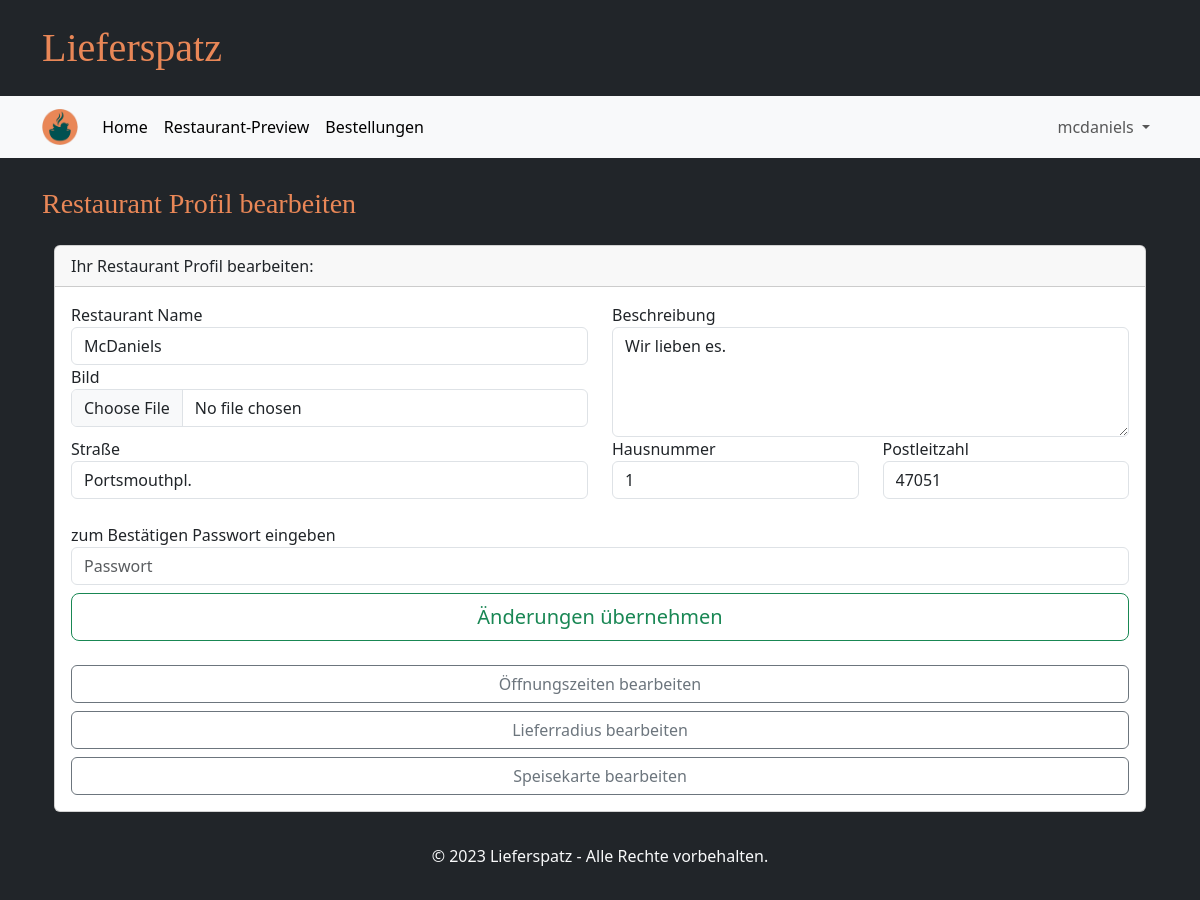
/edit_restaurant (signed in), run on the app's committed database.
### tables this page shows
CREATE TABLE GeschaeftsAccount(
            Username TEXT PRIMARY KEY NOT NULL,
            Passwort TEXT NOT NULL,
            Restaurantname TEXT NOT NULL,
            Beschreibung TEST NOT NULL,
            Strasse TEXT NOT NULL,
            Hausnummer INTEGER NOT NULL,
            Plz INTEGER NOT NULL
        );

### main.py (the view, shortened to what this page needs)
@app.route("/edit_restaurant", methods=["GET", "POST"])
def edit_restaurant_page():
    if "user" in session and "business" in session:
        profile = database.get_restaurant(session["user"])
        return render_template("edit_restaurant.html", profile=profile)
    else:
        return redirect(url_for("login_business_page"))

### database.py (called while the page is built)
def getData(sql, params = ()):
    dbcon = sqlite3.connect("instance/db.db")
    cursor = dbcon.cursor()
    cursor.execute(sql, params)
    return cursor

def get_restaurant(username):
    request_pointer = getData("""SELECT Username, Restaurantname, Beschreibung, Strasse, Hausnummer, Plz
                              FROM GeschaeftsAccount
                              WHERE Username = ? """,(username,))
    result = request_pointer.fetchone()
    restaurant = {
            "username": result[0],
            "name": result[1],
            "description": result[2],
            "street": result[3],
            "housenumber": result[4],
            "postalcode": result[5]
        }
    return restaurant

### templates/edit_restaurant.html (shortened to what this page needs)
{% extends "base.html" %}
{% block heading %}Restaurant Profil bearbeiten{% endblock %}
{% block content %}
<div class="">
  <div class="card">
    <div class="card-header">
      Ihr Restaurant Profil bearbeiten:
    </div>
    <div class="card-body">
      <form action="" method="POST" enctype=multipart/form-data>
        <div class="form-group row">
          <div class="col-sm-6">
            <label for="name">Restaurant Name</label>
            <input name="name" value="{{ profile['name'] }}" type="text" class="form-control" id="name"
              placeholder="Name des Restaurants" required>
            <label for="image">Bild</label>
            <input name="image" type="file" accept="image/png, image/jpeg" class="form-control" id="image">
          </div>
          <div class="col-sm-6">
            <div class="form-group">
              <label for="description">Beschreibung</label>
              <textarea name="description" type="text" class="form-control" rows=4 id="description"
                placeholder="Beschreibung des Restaurants">{{ profile['description'] }}</textarea>
            </div>
          </div>
        </div>
        <div class="form-group row">
          <div class="col-sm-6">
            <label for="street">Straße</label>
            <input name="street" value="{{ profile['street'] }}" type="text" class="form-control" id="street"
              placeholder="Straßenname" required>
          </div>
          <div class="col-sm-3">
            <label for="housenumber">Hausnummer</label>
            <input name="housenumber" value="{{ profile['housenumber'] }}" type="text" class="form-control"
              id="housenumber" placeholder="Hausnummer" required>
          </div>
          <div class="col-sm-3">
            <label for="postalcode">Postleitzahl</label>
            <input name="postalcode" value="{{ profile['postalcode'] }}" type="text" class="form-control"
              id="postalcode" placeholder="PLZ" required>
          </div>
        </div>
        <div class="form-group mt-4">
          <label for="password">zum Bestätigen Passwort eingeben</label>
          <input name="password" type="password" class="form-control" id="password" placeholder="Passwort" required>
        </div>
        <button type="submit" class="btn btn-lg btn-outline-success mt-2 form-control">Änderungen
          übernehmen</button>
      </form>
      <div class="mt-3">
        <a class="btn btn-outline-secondary mt-2 form-control" href=edit_time>Öffnungszeiten bearbeiten</a>
        <a class="btn btn-outline-secondary mt-2 form-control" href=edit_delivery_radius>Lieferradius bearbeiten</a>
        <a class="btn btn-outline-secondary mt-2 form-control" href=edit_menue>Speisekarte bearbeiten</a>
      </div>
    </div>
  </div>
</div>
</div>
{% endblock %}

### data on the page
GeschaeftsAccount: name "McDaniels", description "Wir lieben es.", street "Portsmouthpl.", postalcode "47051"

### other printed values
{{ session['user'] }} "mcdaniels"
